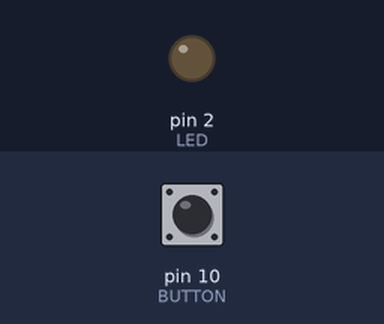
The sketch below on a simulated Arduino Leonardo, built with avr-gcc and run on an emulated ATmega32U4. On the bench: output pins drawn as LEDs (lit = HIGH). The test bench sets the inputs (shaded band); at power-on: pin 10 (BUTTON) LOW. USB keyboard and mouse output is not drawn.

Above: at 1.2 s.
1.3 s: pin 10 (BUTTON) pulled HIGH for 0.15 s
At 1.8 s:
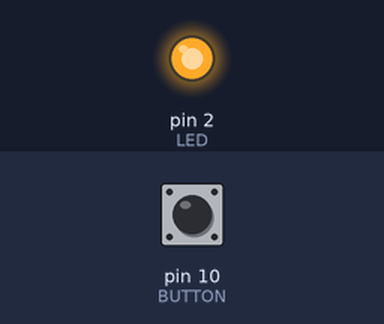
3.0 s: pin 10 (BUTTON) pulled HIGH for 1 s
At 4.3 s:
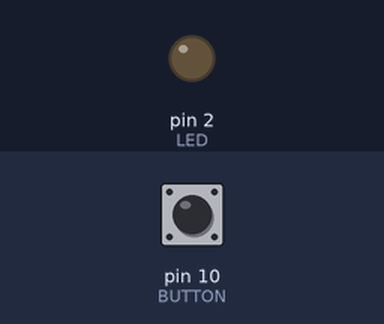
5.5 s: pin 10 (BUTTON) pulled HIGH for 3.2 s
At 6.2 s:
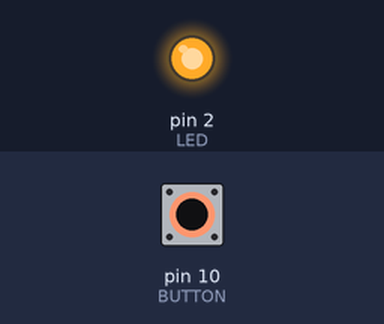
Timing chart, 0 to 8.5 s (numbered marks = the images above; inputs shaded):
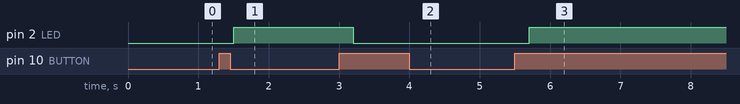

The sketch:

EDCPv1.1.ino
```cpp
/*
 * Elite Dangerous Control Panel
 * written by Justin Legel
 * This code is in the public domain
*/
#include <Keyboard.h>

const int LED = 2;  //the pin for the LED
const int BUTTON = 10;  //the input pin where the pushbutton is connected

int val = 0;  //val will be used to store the state of the input pin
int old_val = 0;  // this variable stores the previous value of "val"
int state = 0;  // 0 = LED off while 1 = LED on


void setup() {
  // put your setup code here, to run once:
  pinMode(LED, OUTPUT);   //tell Arduino LED is an output
  pinMode(BUTTON, INPUT); //and BUTTON is an input
  Keyboard.begin(); //initialize control of the keyboard
}

void loop() {
  // put your main code here, to run repeatedly:
  val = digitalRead(BUTTON);  //read input value and store it, yum, fresh!

  //check whether the input is HIGH (button pressed) and change the state
  if ((val == HIGH) && (old_val == LOW)) {
    state = 1 - state;
    Keyboard.write('l');
    delay(200);
  }

  old_val = val ; //val is now old, let's store it

  if (state == 1) {
    digitalWrite(LED, HIGH);  //turn LED on

  } else {
    digitalWrite(LED, LOW);
  }
  if ((val == LOW) && (old_val == HIGH)){
    delay(10);
  }
}
```

Measured:
- after the input at 1.3 s, pin 2 (LED): LOW → HIGH after 0.20 s
- after the input at 3.0 s, pin 2 (LED): HIGH → LOW after 0.20 s
- after the input at 5.5 s, pin 2 (LED): LOW → HIGH after 0.20 s
